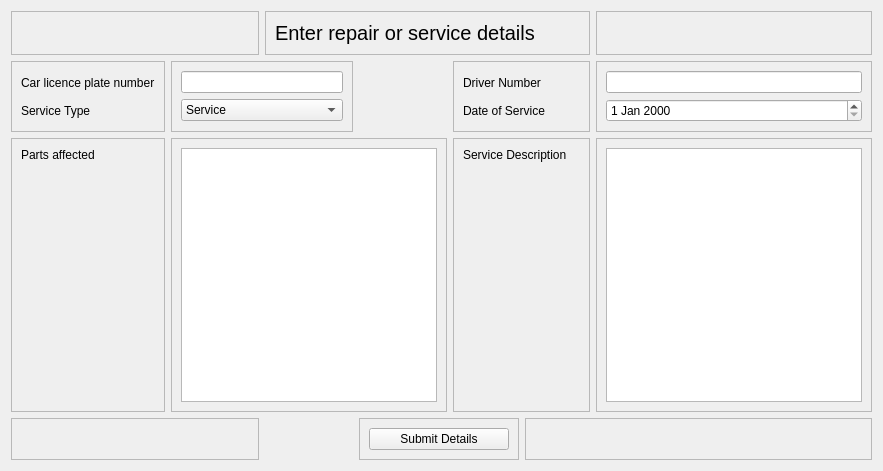
          <widget class="QWidget" name="tab_9">
           <attribute name="title">
            <string>Enter Service or Repair Details</string>
           </attribute>
           <layout class="QGridLayout" name="gridLayout_2">
            <item row="0" column="0" colspan="2">
             <widget class="QFrame" name="frame_33">
              <property name="frameShape">
               <enum>QFrame::StyledPanel</enum>
              </property>
              <property name="frameShadow">
               <enum>QFrame::Raised</enum>
              </property>
             </widget>
            </item>
            <item row="0" column="2" colspan="4">
             <widget class="QFrame" name="frame_16">
              <property name="styleSheet">
               <string notr="true">font-size:20px;</string>
              </property>
              <property name="frameShape">
               <enum>QFrame::StyledPanel</enum>
              </property>
              <property name="frameShadow">
               <enum>QFrame::Raised</enum>
              </property>
              <layout class="QGridLayout" name="gridLayout_41">
               <item row="0" column="0">
                <widget class="QLabel" name="label_39">
                 <property name="text">
                  <string>Enter repair or service details</string>
                 </property>
                </widget>
               </item>
              </layout>
             </widget>
            </item>
            <item row="0" column="6">
             <widget class="QFrame" name="frame_34">
              <property name="frameShape">
               <enum>QFrame::StyledPanel</enum>
              </property>
              <property name="frameShadow">
               <enum>QFrame::Raised</enum>
              </property>
             </widget>
            </item>
            <item row="1" column="0">
             <widget class="QFrame" name="frame_21">
              <property name="frameShape">
               <enum>QFrame::StyledPanel</enum>
              </property>
              <property name="frameShadow">
               <enum>QFrame::Raised</enum>
              </property>
              <layout class="QGridLayout" name="gridLayout_42">
               <item row="0" column="0">
                <widget class="QLabel" name="label_42">
                 <property name="text">
                  <string>Car licence plate number</string>
                 </property>
                </widget>
               </item>
               <item row="1" column="0">
                <widget class="QLabel" name="label_41">
                 <property name="text">
                  <string>Service Type</string>
                 </property>
                </widget>
               </item>
              </layout>
             </widget>
            </item>
            <item row="1" column="1" colspan="2">
             <widget class="QFrame" name="frame_23">
              <property name="frameShape">
               <enum>QFrame::StyledPanel</enum>
              </property>
              <property name="frameShadow">
               <enum>QFrame::Raised</enum>
              </property>
              <layout class="QGridLayout" name="gridLayout_43">
               <item row="0" column="0">
                <widget class="QLineEdit" name="numcarserv"/>
               </item>
               <item row="1" column="0">
                <widget class="QComboBox" name="servicebox">
                 <item>
                  <property name="text">
                   <string>Service</string>
                  </property>
                 </item>
                 <item>
                  <property name="text">
                   <string>Repair</string>
                  </property>
                 </item>
                </widget>
               </item>
              </layout>
             </widget>
            </item>
            <item row="1" column="4" colspan="2">
             <widget class="QFrame" name="frame_26">
              <property name="frameShape">
               <enum>QFrame::StyledPanel</enum>
              </property>
              <property name="frameShadow">
               <enum>QFrame::Raised</enum>
              </property>
              <layout class="QGridLayout" name="gridLayout_46">
               <item row="0" column="0">
                <widget class="QLabel" name="label_43">
                 <property name="text">
                  <string>Driver Number</string>
                 </property>
                </widget>
               </item>
               <item row="1" column="0">
                <widget class="QLabel" name="label_38">
                 <property name="text">
                  <string>Date of Service</string>
                 </property>
                </widget>
               </item>
              </layout>
             </widget>
            </item>
            <item row="1" column="6">
             <widget class="QFrame" name="frame_27">
              <property name="frameShape">
               <enum>QFrame::StyledPanel</enum>
              </property>
              <property name="frameShadow">
               <enum>QFrame::Raised</enum>
              </property>
              <layout class="QGridLayout" name="gridLayout_47">
               <item row="0" column="0">
                <widget class="QLineEdit" name="drivernumserv"/>
               </item>
               <item row="1" column="0">
                <widget class="QDateEdit" name="dateservice"/>
               </item>
              </layout>
             </widget>
            </item>
            <item row="2" column="0">
             <widget class="QFrame" name="frame_24">
              <property name="frameShape">
               <enum>QFrame::StyledPanel</enum>
              </property>
              <property name="frameShadow">
               <enum>QFrame::Raised</enum>
              </property>
              <layout class="QGridLayout" name="gridLayout_44">
               <item row="0" column="0" alignment="Qt::AlignTop">
                <widget class="QLabel" name="label_37">
                 <property name="text">
                  <string>Parts affected</string>
                 </property>
                </widget>
               </item>
              </layout>
             </widget>
            </item>
            <item row="2" column="1" colspan="3">
             <widget class="QFrame" name="frame_25">
              <property name="frameShape">
               <enum>QFrame::StyledPanel</enum>
              </property>
              <property name="frameShadow">
               <enum>QFrame::Raised</enum>
              </property>
              <layout class="QGridLayout" name="gridLayout_45">
               <item row="0" column="0" alignment="Qt::AlignTop">
                <widget class="QTextEdit" name="partsservice">
                 <property name="minimumSize">
                  <size>
                   <width>0</width>
                   <height>254</height>
                  </size>
                 </property>
                </widget>
               </item>
              </layout>
             </widget>
            </item>
            <item row="2" column="4" colspan="2">
             <widget class="QFrame" name="frame_28">
              <property name="frameShape">
               <enum>QFrame::StyledPanel</enum>
              </property>
              <property name="frameShadow">
               <enum>QFrame::Raised</enum>
              </property>
              <layout class="QGridLayout" name="gridLayout_48">
               <item row="0" column="0" alignment="Qt::AlignTop">
                <widget class="QLabel" name="label_36">
                 <property name="text">
                  <string>Service Description</string>
                 </property>
                </widget>
               </item>
              </layout>
             </widget>
            </item>
            <item row="2" column="6">
             <widget class="QFrame" name="frame_29">
              <property name="frameShape">
               <enum>QFrame::StyledPanel</enum>
              </property>
              <property name="frameShadow">
               <enum>QFrame::Raised</enum>
              </property>
              <layout class="QGridLayout" name="gridLayout_49">
               <item row="0" column="0">
                <widget class="QTextEdit" name="servicedescription">
                 <property name="minimumSize">
                  <size>
                   <width>235</width>
                   <height>0</height>
                  </size>
                 </property>
                </widget>
               </item>
              </layout>
             </widget>
            </item>
            <item row="3" column="0" colspan="2">
             <widget class="QFrame" name="frame_31">
              <property name="frameShape">
               <enum>QFrame::StyledPanel</enum>
              </property>
              <property name="frameShadow">
               <enum>QFrame::Raised</enum>
              </property>
             </widget>
            </item>
            <item row="3" column="3" colspan="2">
             <widget class="QFrame" name="frame_30">
              <property name="frameShape">
               <enum>QFrame::StyledPanel</enum>
              </property>
              <property name="frameShadow">
               <enum>QFrame::Raised</enum>
              </property>
              <layout class="QGridLayout" name="gridLayout_50">
               <item row="0" column="0">
                <widget class="QPushButton" name="submitservice">
                 <property name="text">
                  <string>Submit Details</string>
                 </property>
                </widget>
               </item>
              </layout>
             </widget>
            </item>
            <item row="3" column="5" colspan="2">
             <widget class="QFrame" name="frame_32">
              <property name="frameShape">
               <enum>QFrame::StyledPanel</enum>
              </property>
              <property name="frameShadow">
               <enum>QFrame::Raised</enum>
              </property>
             </widget>
            </item>
           </layout>
          </widget>
